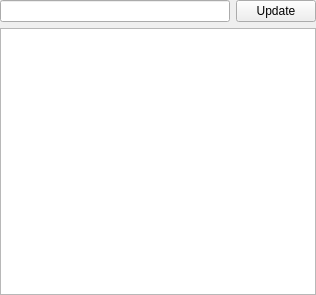
<?xml version="1.0" encoding="UTF-8"?>
<ui version="4.0">
 <class>Form</class>
 <widget class="QWidget" name="Form">
  <property name="geometry">
   <rect>
    <x>0</x>
    <y>0</y>
    <width>316</width>
    <height>295</height>
   </rect>
  </property>
  <property name="windowTitle">
   <string>Form</string>
  </property>
  <layout class="QVBoxLayout" name="verticalLayout">
   <property name="margin">
    <number>0</number>
   </property>
   <item>
    <layout class="QHBoxLayout" name="horizontalLayout">
     <item>
      <widget class="QLineEdit" name="lineEdit_search"/>
     </item>
     <item>
      <widget class="QPushButton" name="btn_update">
       <property name="text">
        <string>Update</string>
       </property>
      </widget>
     </item>
    </layout>
   </item>
   <item>
    <widget class="QTreeWidget" name="treeWidget">
     <property name="focusPolicy">
      <enum>Qt::StrongFocus</enum>
     </property>
     <property name="contextMenuPolicy">
      <enum>Qt::CustomContextMenu</enum>
     </property>
     <property name="autoFillBackground">
      <bool>true</bool>
     </property>
     <property name="selectionMode">
      <enum>QAbstractItemView::ExtendedSelection</enum>
     </property>
     <attribute name="headerVisible">
      <bool>false</bool>
     </attribute>
     <column>
      <property name="text">
       <string notr="true">1</string>
      </property>
     </column>
    </widget>
   </item>
  </layout>
 </widget>
 <resources/>
 <connections/>
</ui>
